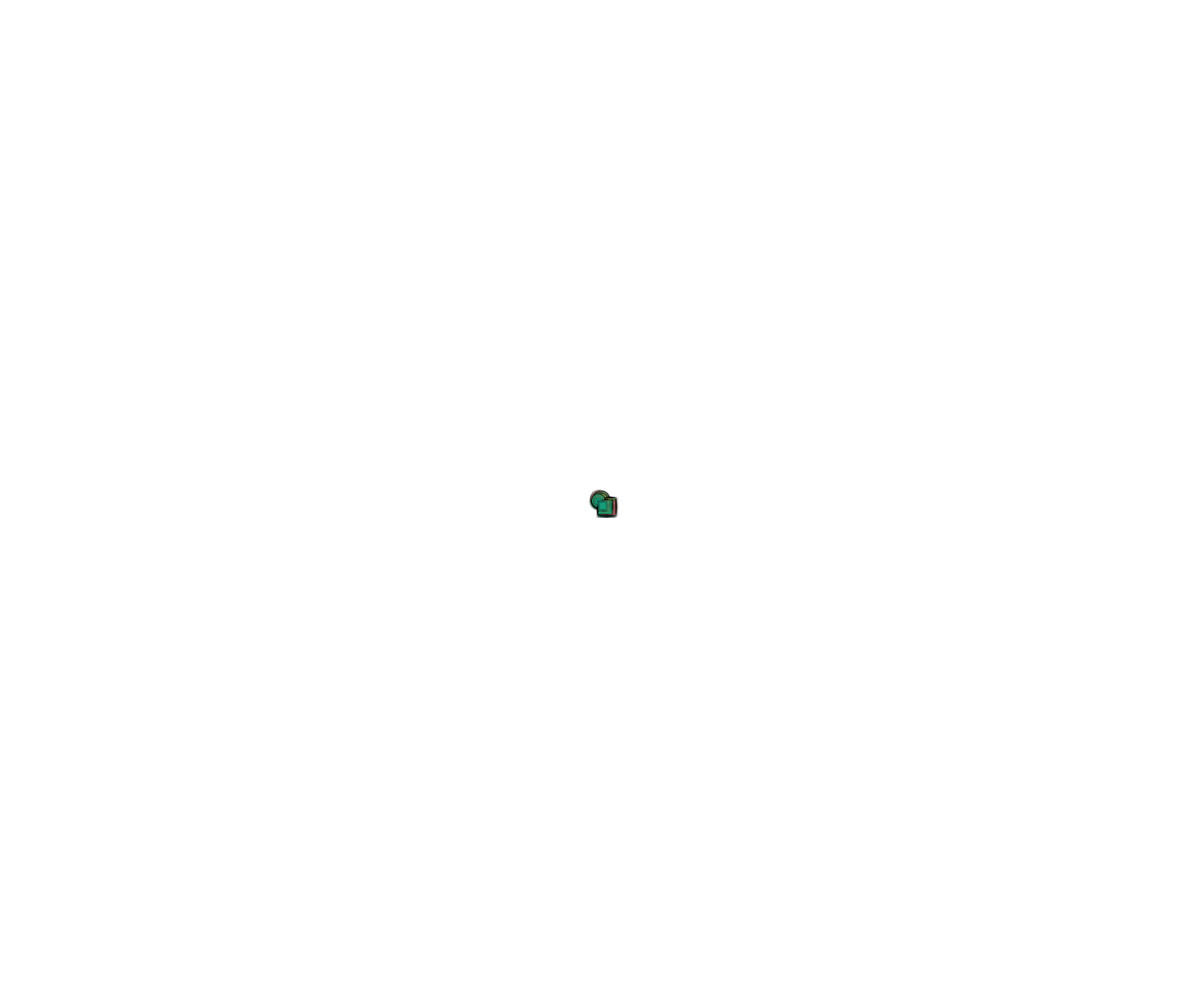
Frame 1 (no input)
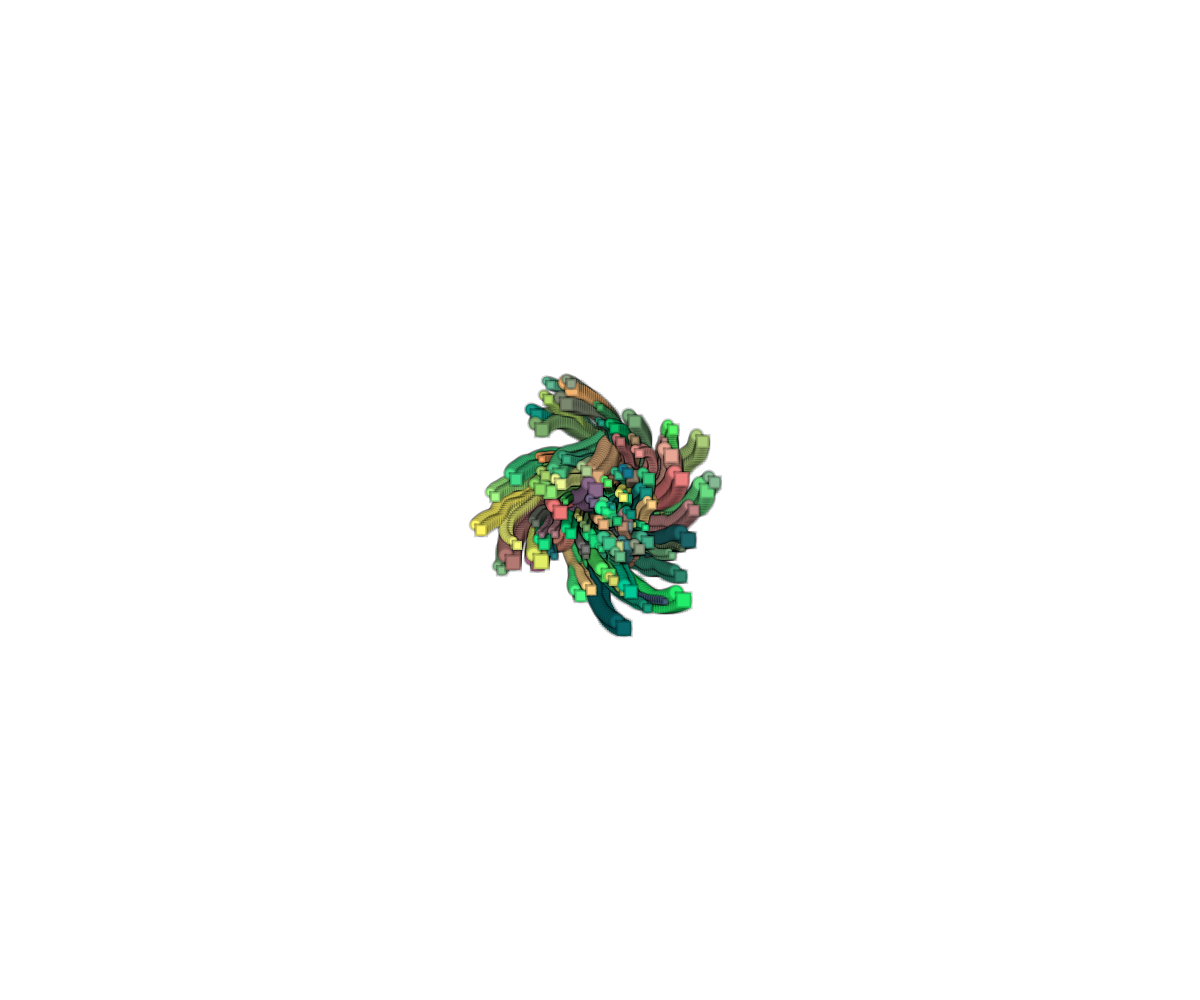
Frame 60 (no input)
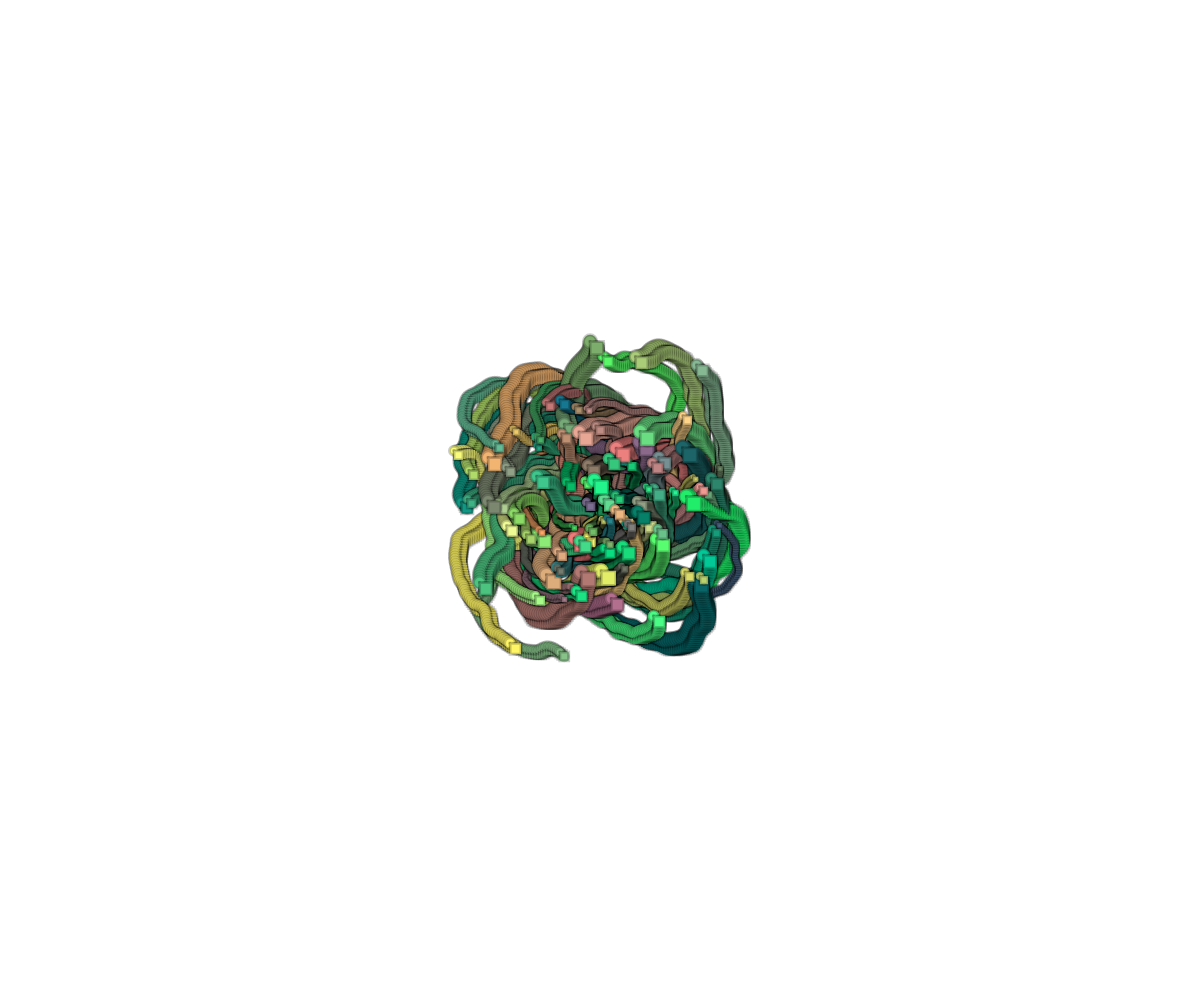
Frame 120 (the mouse pressed at the canvas centre since frame 60)

The p5.js sketch that drew these frames (run headless with seeded random() and noise() and a simulated clock; from frame 60 on, the mouse is pressed at the canvas centre):

// p5.js sketch
// ── sketch.js
let nPelotas = 100;
let pelotas = [];

function setup() {
  createCanvas(windowWidth, windowHeight);
  for (let i = 0; i < nPelotas; i++) {
    pelotas[i] = new RandomWalek(i);
    
  }
}
  
function draw() {
  for (let i = 0; i < nPelotas; i++) {
    pelotas[i].update();
    pelotas[i].display();
  }
}

// ___________
// ___Classes_______
// ___________
// ___Random walker_____

class RandomWalek {
  constructor(_name) {
    this.red = random(0, 255);
    this.green = random(100, 255);
    this.blue = random(100, 150);


    this.t = 0;
    this.tSpeed = random(1);
    this.noiseShit = random(100);

    this.pos = createVector(width / 2, height / 2);
    this.speed = createVector(random(-2, 2), random(-2, 2));
    this.diametro = random(5, 15);
    print('Hola! soy la pelota' + this.name);
  }

  update(_t) {

    this.speed.rotate(map(noise(this.t), 0,1, -0.5, 0.5));
    this.pos.add(this.speed);

    this.t += this.tSpeed;
  }

  display() {
    stroke('rgba(0,0,0,.2)');
    strokeWeight(3);
    fill(this.red, this.green, this.blue);
    circle(this.pos.x, this.pos.y, this.diametro, this.diametro);
    point(this.pos.x, this.pos.y, this.diametro, this.diametro);
    square(this.pos.x, this.pos.y, this.diametro, this.diametro);
    rect(this.pos.x, this.pos.y, this.diametro, this.diametro);

  }
}
 
